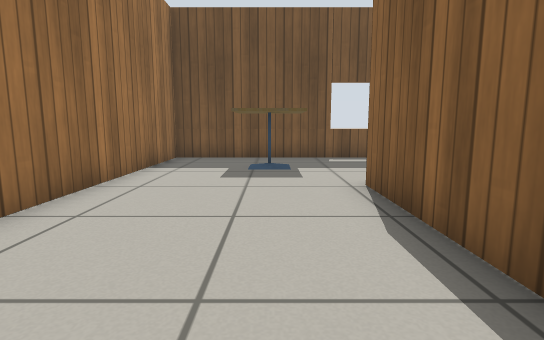
view 1 (above)

14 first-person views from a walk through a Gazebo world. The camera is 0.58 m above the floor, tilts 8° down and sees 80° across. The floor is counted in squares, 0.5 m on a side. Each view is taken from the middle of a square. On the plan, view 1 faces up. The plan holds only what a view shows up to about 13 squares ahead; the rest is blank. Gazebo's built-in surfaces are drawn with simple patterns.

view 2
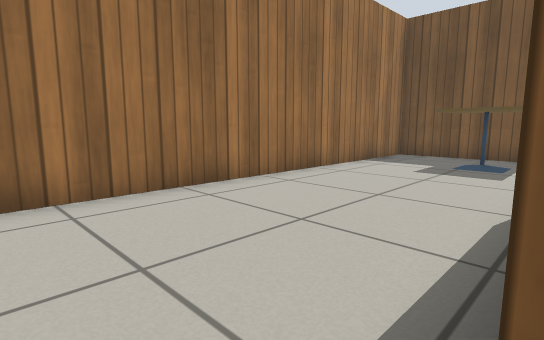

view 3
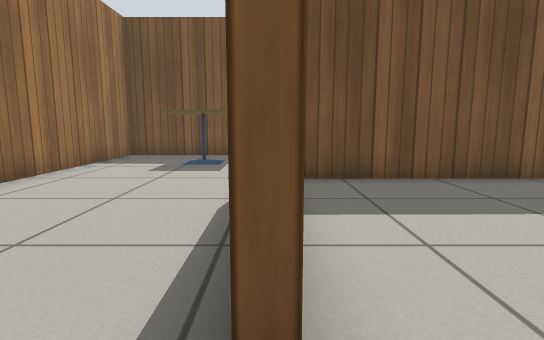

view 4
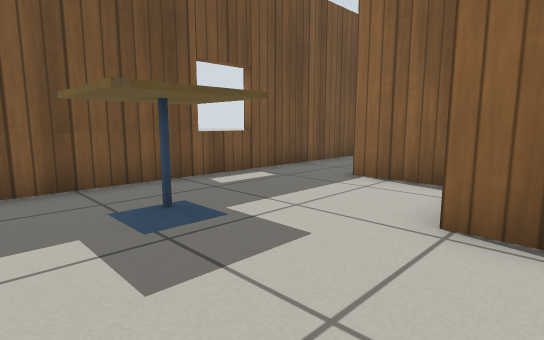

view 5
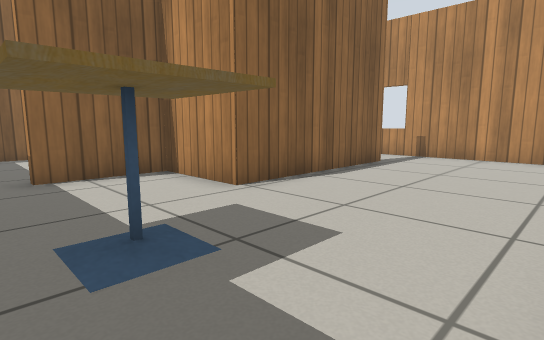

view 6
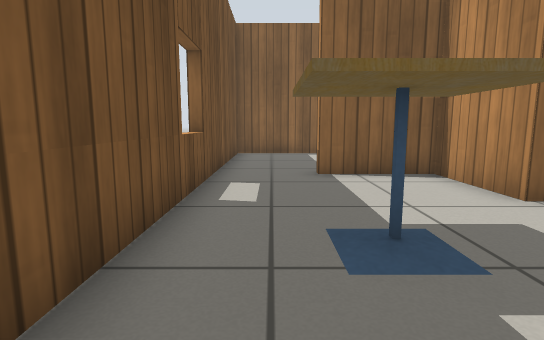

view 7
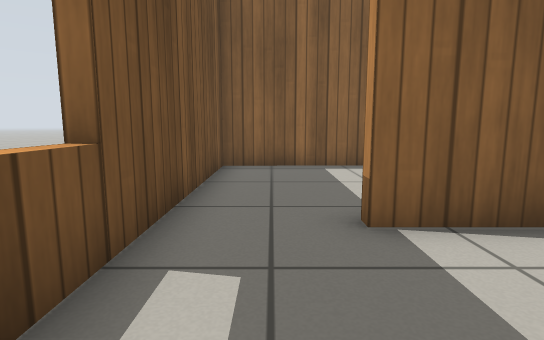

view 8
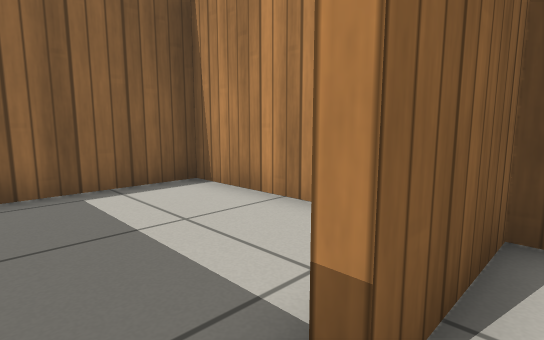

view 9
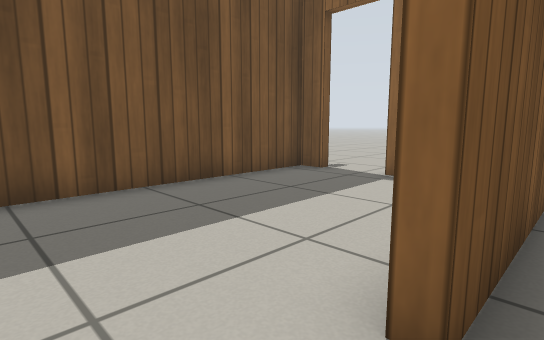

view 10
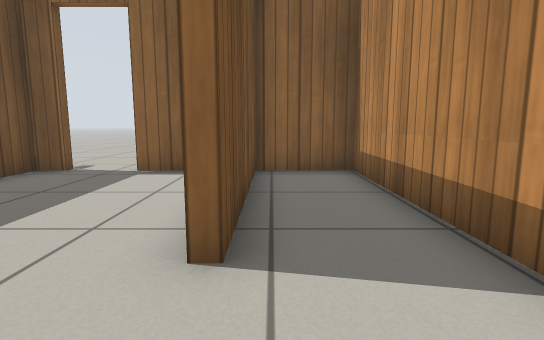

view 11
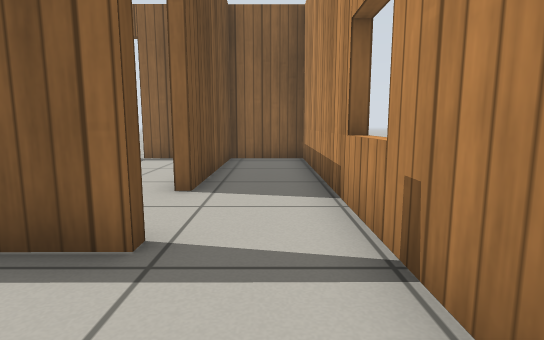

view 12
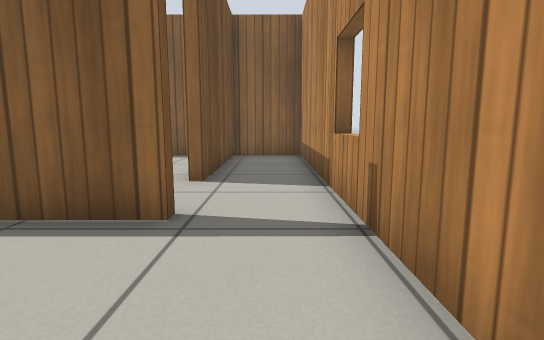

view 13
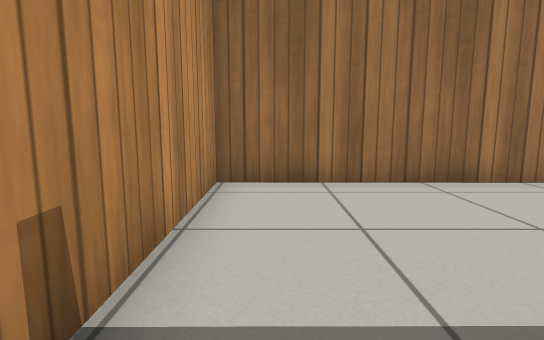

view 14
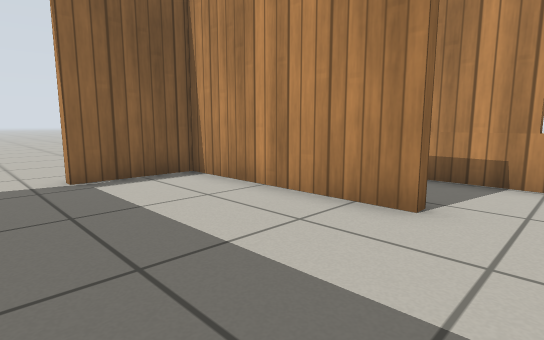

### Floor plan
Ten units are one square. View 1 is at (0, 0); x grows to the right and y downward. Boxes are objects, and circles mark ways between rooms. Rooms are numbered by the first view taken in them; rooms with no view inside come last. Other rooms are left out.
<svg viewBox="-39 -119 145 145">
<path fill="none" stroke="#000" d="M22 -3 18 -3 18 -61 46 -62 46 -90M56 -114 -34 -114 -34 21 26 21M45 -7 101 -7 101 -34M101 -52 101 -59 27 -59M26 21 101 21 101 -3 45 -3M69 -62 101 -62 101 -114 56 -114"/>
<rect x="-15" y="-105" width="30" height="30" fill="#bbb"><title>cafe table</title></rect>
<circle cx="20" cy="5" r="3" fill="#2a7"/>
<circle cx="50" cy="-95" r="3" fill="#2a7"/>
<text x="0" y="-50">1</text>
<text x="60" y="-20">2</text>
<text x="70" y="-90">3</text>
</svg>
Room 1 opens to room 2. Room 1 opens to room 3.

Where each view was taken, in squares from view 1:
view 1: 0 up, 0 right, facing up
view 2: 1 down, 2 right, facing up-left
view 3: 1 down, 2 right, facing up
view 4: 5 up, 2 left, facing up-right
view 5: 10 up, 3 left, facing down-right
view 6: 10 up, 3 left, facing right
view 7: 10 up, 1 right, facing right
view 8: 10 up, 4 right, facing down-right
view 9: 0 up, 3 right, facing up-right
view 10: 0 up, 2 right, facing right
view 11: 1 down, 1 left, facing right
view 12: 1 down, 2 left, facing right
view 13: 1 down, 3 right, facing left
view 14: 5 up, 3 right, facing down-right
